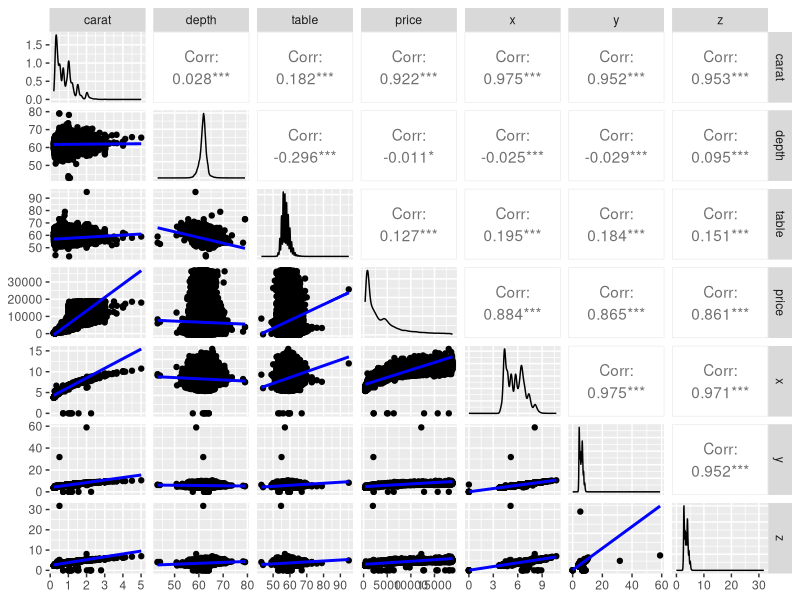
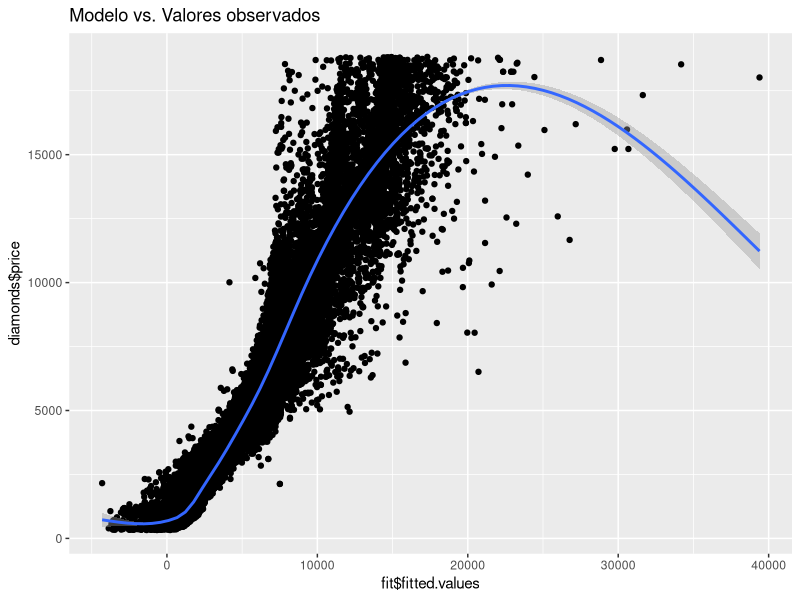

Source code (R) for these figures, in order:
## ---- chunk 1
knitr::opts_chunk$set(echo = TRUE)
## ---- chunk 2

library(ggplot2)
data(diamonds)
head(diamonds)

base <- diamonds[,c(1,5,6,7,8,9,10)]

## ---- chunk 3

require(GGally)
require(ggplot2)

my_fn <- function(data, mapping, ...){
  p <- ggplot(data = data, mapping = mapping) + 
    geom_point()  +
    geom_smooth(method=lm, fill="blue", color="blue", ...)
  p
}

g = ggpairs(base,columns = 1:7 , lower = list(continuous = my_fn))
g

## ---- chunk 4


fit <- lm( price ~ ., data= diamonds)
summary(fit) 


## ---- chunk 5

qplot( fit$fitted.values, diamonds$price, main = "Modelo vs. Valores observados", geom =c("point","smooth") )

## ---- chunk 6

norm_vec <- function(x) sqrt(sum(x^2))

Y <- diamonds$price
Ygorro <- fit$fitted.values

norma_Y = norm_vec(Y)
norma_Ygorro = norm_vec(Ygorro)

ratio <- norma_Ygorro / norma_Y

teta <- acos(ratio)

print('El ángulo teta es : ')
teta

